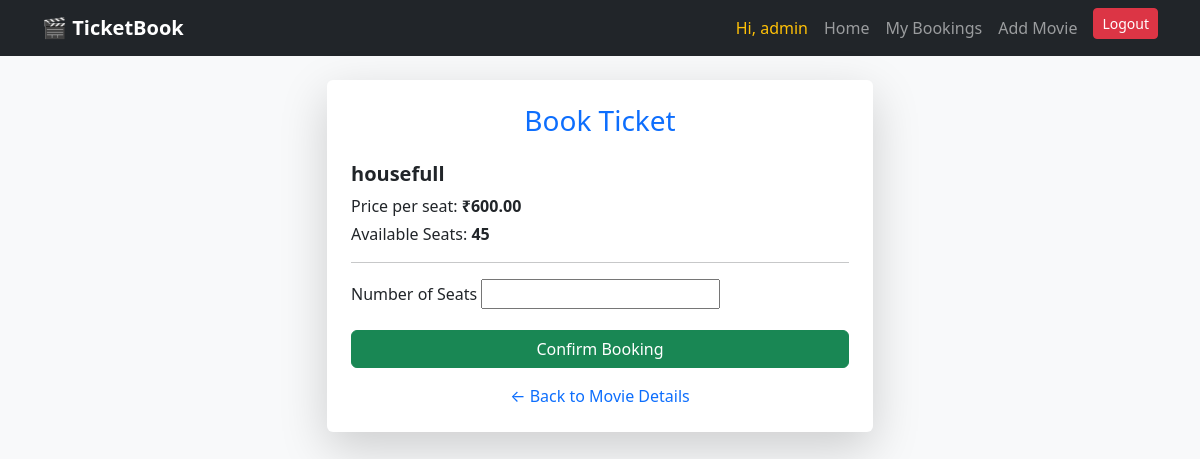
Screenshot of /book/2/ (signed in) with the database file from the repository.
### movies/models.py (models this page shows, shortened)
class Movie(models.Model):
    title = models.CharField(max_length=200)
    description = models.TextField()
    release_date = models.DateField()
    price = models.DecimalField(max_digits=8, decimal_places=2)
    total_seats = models.IntegerField()
    available_seats = models.IntegerField()

### bookings/views.py (the view)
# urls.py: path('book/<int:pk>/', book_ticket, name='book_ticket'),
@login_required
def book_ticket(request, pk):
    movie = get_object_or_404(Movie, pk=pk)
    if request.method == "POST":
        form = BookingForm(request.POST)
        if form.is_valid():
            seats = form.cleaned_data['seats']
            if seats <= movie.available_seats:
                total = seats * movie.price
                movie.available_seats -= seats
                movie.save()
                Booking.objects.create(
                    user=request.user,
                    movie=movie,
                    seats=seats,
                    total_price=total
                )
                messages.success(request, "Booking successful!")
                return redirect('my_bookings')
            else:
                messages.error(request, "Not enough seats available")
    else:
        form = BookingForm()
    return render(request, 'bookings/book_ticket.html', {'form': form, 'movie': movie})

### bookings/forms.py
class BookingForm(forms.Form):
    seats = forms.IntegerField(min_value=1)

### templates/bookings/book_ticket.html (shortened to what this page needs)
{% extends 'base.html' %}
{% block content %}
<div class="row justify-content-center">
    <div class="col-md-6">
        <div class="card shadow-lg border-0">
            <div class="card-body p-4">
                <h3 class="text-center text-primary mb-4">
                    Book Ticket
                </h3>
                <div class="mb-3">
                    <h5 class="fw-bold">{{ movie.title }}</h5>
                    <p class="mb-1">Price per seat: <strong>₹{{ movie.price }}</strong></p>
                    <p class="mb-3">Available Seats: <strong>{{ movie.available_seats }}</strong></p>
                </div>
                <hr>
                <form method="post">
                    <div class="mb-3">
                        <label class="form-label">Number of Seats</label>
                        {{ form.seats }}
                    </div>
                    <button type="submit" class="btn btn-success w-100">
                        Confirm Booking
                    </button>
                </form>
                <div class="mt-3 text-center">
                    <a href="{% url 'movie_detail' movie.id %}" class="text-decoration-none">
                        ← Back to Movie Details
                    </a>
                </div>
            </div>
        </div>
    </div>
</div>
{% endblock %}

### templates/base.html (shortened to what this page needs)
{% load static %}
<!DOCTYPE html>
<html>
<head>
    <link href="https://cdn.jsdelivr.net/npm/bootstrap@5.3.2/dist/css/bootstrap.min.css" rel="stylesheet">
    <link rel="stylesheet" href="{% static 'css/style.css' %}">
</head>
<body>
<nav class="navbar navbar-expand-lg navbar-dark bg-dark">
    <div class="container">
        <a class="navbar-brand" href="{% url 'movie_list' %}">🎬 TicketBook</a>
        <div class="collapse navbar-collapse justify-content-end">
            <ul class="navbar-nav">
                {% if user.is_authenticated %}
                    <li class="nav-item">
                        <span class="nav-link text-warning">Hi, {{ user.username }}</span>
                    </li>
                    <li class="nav-item">
                        <a class="nav-link" href="{% url 'movie_list' %}">Home</a>
                    </li>
                    <li class="nav-item">
                        <a class="nav-link" href="{% url 'my_bookings' %}">My Bookings</a>
                    </li>
                    {% if user.is_superuser %}
                    <li class="nav-item">
                        <a class="nav-link" href="{% url 'add_movie' %}">Add Movie</a>
                    </li>
                    {% endif %}
                    <li class="nav-item">
                        <form method="post" action="{% url 'logout' %}">
                            <button class="btn btn-danger btn-sm ms-2">Logout</button>
                        </form>
                    </li>
                {% endif %}
            </ul>
        </div>
    </div>
</nav>
<div class="container mt-4">
    {% block content %}{% endblock %}
</div>
</body>
</html>

### static/css/style.css (style rules this page uses)
body { background-color: #f8f9fa; }
.card { transition: 0.3s; }
.navbar-brand { font-weight: bold; font-size: 20px; }

### rows the page displays
Movie: title "housefull", price "600.00", available_seats "45"

### other values shown
{{ user.username }} "admin"
